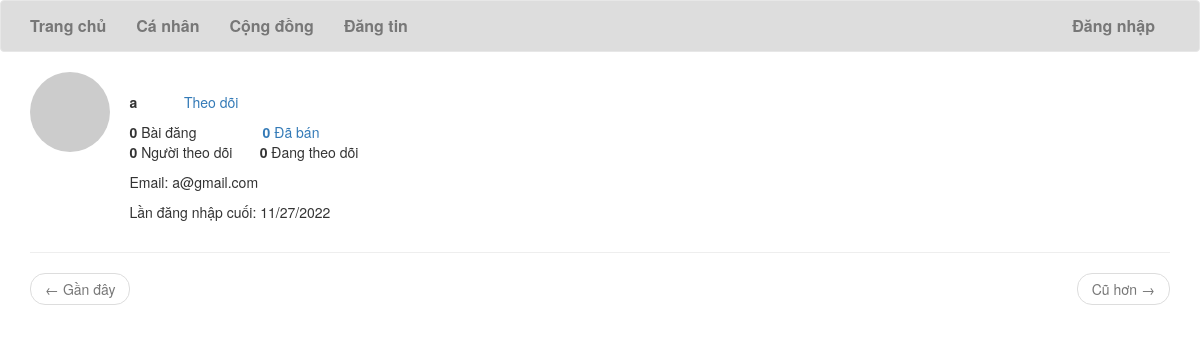
Page /user/4 on the committed database.
### website/models.py (models this page shows, shortened)
class User(UserMixin, db.Model):
    id = db.Column(db.Integer, primary_key=True)
    email = db.Column(db.String(32), index=True, unique=True)
    username = db.Column(db.String(32), index=True)
    password_hash = db.Column(db.String(128))
    about_me = db.Column(db.String(140))
    join_date = db.Column(db.DateTime, default=datetime.utcnow())
    last_seen = db.Column(db.DateTime, default=datetime.utcnow())
    posts = db.relationship('Post', backref="author", lazy="dynamic")
    followed = db.relationship(
        'User',
        secondary=followers,
        primaryjoin=(followers.c.follower_id == id),
        secondaryjoin=(followers.c.followed_id == id),
        backref=db.backref("followers", lazy="dynamic"),
        lazy="dynamic"
    )
    comments = db.relationship('Comment', backref='author', lazy="dynamic")
    def avatar(self, size):
        digest = md5(self.email.lower().encode('utf-8')).hexdigest()
        return 'https://www.gravatar.com/avatar/%s?d=identicon&s=%d'\
            % (digest, size)
    def my_posts(self):
        posts = self.posts.filter(or_(Post.status==None, Post.status==0)).order_by(Post.timestamp.desc())
        return posts

### website/main/routes.py (the view)
@bp.route("/user/<id>")
def user(id):
    user = User.query.filter_by(id=id).first_or_404()
    page = request.args.get("page", 1, type=int)
    posts = user.my_posts().paginate(
        page=page, per_page=current_app.config["POSTS_PER_PAGE"]
    )
    next_url = url_for('main.user', id=id , page=posts.next_num) \
        if posts.has_next else None
    prev_url = url_for('main.user', id=id , page=posts.prev_num) \
        if posts.has_prev else None
    return render_template("main/user.html", user=user, posts=posts.items, \
         title="Profile", next_url=next_url, prev_url=prev_url)

### website/main/routes.py (called while the page is built)
@bp.before_request
def before_request():
    if current_user.is_authenticated:
        current_user.last_seen = datetime.utcnow()
        db.session.commit()

### website/templates/main/user.html (shortened to what this page needs)
{% extends "base.html" %}
{% block web_content %}
    <table>
        <tr valign="top">
            <td><img style="border-radius: 50%;" src="{{ user.avatar(175) }}" alt="Avatar"></td>
            <td>&nbsp;&nbsp;&nbsp;&nbsp;&nbsp;</td>
            <td>
                <br>
                <p style="font-size: 100; font-weight: 500; font: bolder;">
                    <b>{{ user.username }}</b>
                    {% if user==current_user %}
                        <a href="{{ url_for('main.edit_profile') }}">Chỉnh sửa hồ sơ</a>
                    {% elif not current_user.is_authenticated %}
                        <a href="{{ url_for('main.follow', id=user.id) }}">Theo dõi</a>
                    {% elif current_user.is_following(user) %}
                        <a href="{{ url_for('main.unfollow', id=user.id) }}">Bỏ theo dõi</a>
                    {% else %}
                        <a href="{{ url_for('main.follow', id=user.id) }}">Theo dõi</a>
                    {% endif %}
                </p>
                <p>
                    <b>{{ user.posts.count() }}</b> Bài đăng
                    &nbsp;&nbsp;&nbsp;&nbsp;&nbsp;&nbsp;&nbsp;&nbsp;&nbsp;&nbsp;&nbsp;&nbsp;&nbsp;&nbsp;&nbsp;
                    <a href="{{ url_for('main.selled', user_id=user.id) }}">
                        <b>{{ user.posts.filter_by(status = 1).count() }}</b> Đã bán
                    </a>
                    <br>
                    <b>{{ user.followers.count() }}</b> Người theo dõi
                    &nbsp;&nbsp;&nbsp;&nbsp;&nbsp;
                    <b>{{ user.followed.count() }}</b> Đang theo dõi
                </p>
                <p>Email: {{ user.email }}</p>
                {% if user.last_seen %}
                    <p>Lần đăng nhập cuối: {{ moment(user.last_seen).format('L') }}</p>
                {% endif %}
            </td>
        </tr>
    </table>
    <hr>
<nav aria-label="...">
    <ul class="pager">
        <li class="previous{% if not prev_url %} disabled{% endif %}">
            <a href="{{ prev_url or '#' }}">
                <span aria-hidden="true">←</span> Gần đây
            </a>
        </li>
        <li class="next{% if not next_url %} disabled{% endif %}">
            <a href="{{ next_url or '#' }}">
                Cũ hơn <span aria-hidden="true">→</span>
            </a>
        </li>
    </ul>
</nav>
{% endblock %}

### rows in the picture
User: username "a", email "a@gmail.com", last_seen "11/27/2022"

### other values in the picture
{{ user.posts.count() }} "0"
{{ user.posts.filter_by(status = 1).count() }} "0"
{{ user.followers.count() }} "0"
{{ user.followed.count() }} "0"
